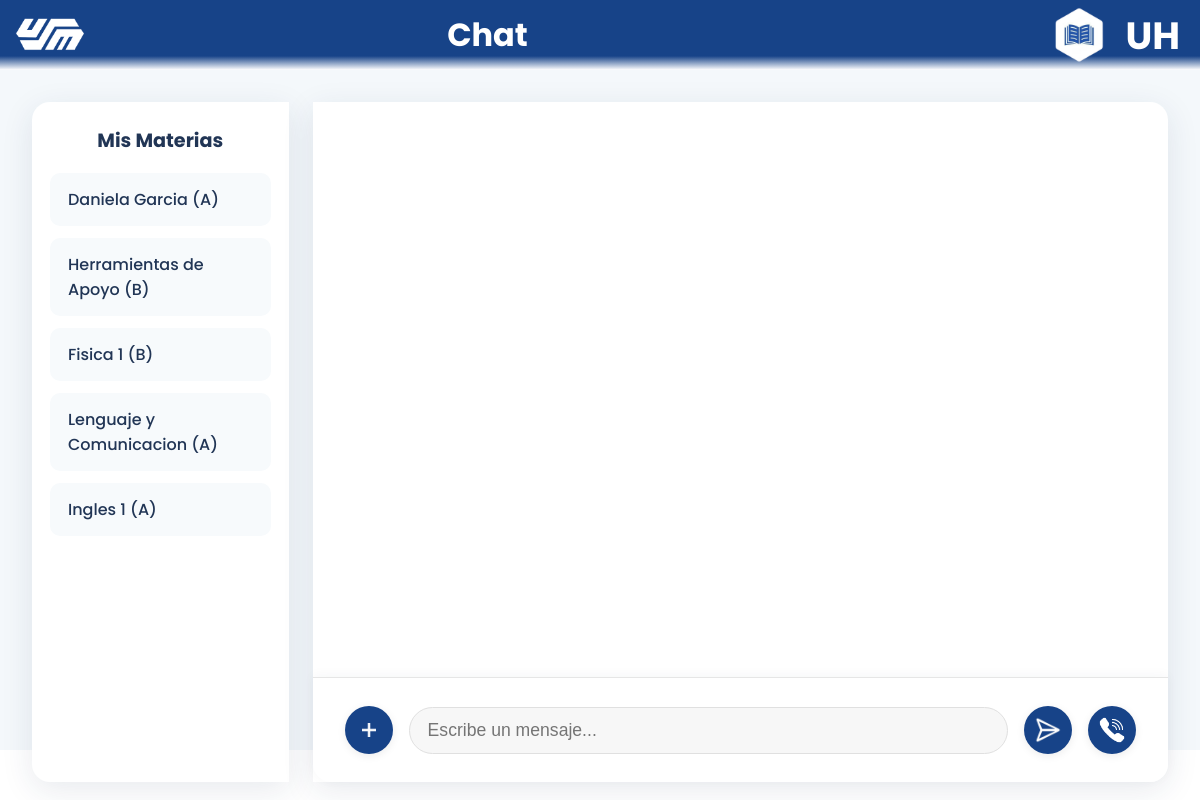
Screenshot of /chat.php (signed in) with the database file from the repository.
### tables this page shows
CREATE TABLE IF NOT EXISTS `materias` (
  `id` int NOT NULL AUTO_INCREMENT,
  `nombre` varchar(100) DEFAULT NULL,
  `salon` varchar(50) DEFAULT NULL,
  `id_profesor` int DEFAULT NULL,
  `creditos` int NOT NULL,
  `semestre` int NOT NULL,
  `seccion` varchar(50) NOT NULL,
  PRIMARY KEY (`id`),
  KEY `fk_profesor` (`id_profesor`)
);

### chat.php (the view, shortened to what this page needs)
<!DOCTYPE html>
<html lang="es">
<head>
    <link rel="stylesheet" href="css/style.css">
    <link rel="stylesheet" href="css/principalalumnostyle.css">
    <link rel="stylesheet" href="css/chat.css">
    <link rel="stylesheet" href="css/chat_actions.css">
</head>
<body>
    <div class="cabecera cabecera-chat">
        <button type="button" id="logoButton">
            <img src="css/logo.png" alt="Logo">
        </button>
        <div class="nombremateria">
            <h1><?php echo htmlspecialchars($_SESSION['nombremateria'] ?? 'Chat') ?></h1>
        </div>
        <div class="logoempresa">
            <img src="css/logounihubblanco.png" alt="Logo" class="logounihub">
            <p>UH</p>
        </div>
    </div>
    <?php include 'menu_alumno.php'; ?>
    <div class="chat-dashboard-area">
        <?php
        require 'conexion.php';
        $id_usuario = $_SESSION['idusuario'];
        $materias = [];
        $materia_actual = isset($_SESSION['idmateria']) ? $_SESSION['idmateria'] : null;
        $sql = "SELECT m.id, m.nombre, m.seccion FROM inscripciones i JOIN materias m ON i.id_materia = m.id WHERE i.id_estudiante = ?";
        $stmt = $conn->prepare($sql);
        $stmt->bind_param("i", $id_usuario);
        $stmt->execute();
        $result = $stmt->get_result();
        while ($row = $result->fetch_assoc()) {
            $materias[] = $row;
        }
        ?>
        <div class="sidebar-materias">
            <h2>Mis Materias</h2>
            <div class="lista-materias">
                <?php foreach ($materias as $mat): ?>
                    <div class="materia-item<?php if ($materia_actual == $mat['id'])
                        echo ' selected'; ?>"
                        onclick="window.location.href='dirigirchat.php?valor=<?php echo $mat['id']; ?>'">
                        <?php echo htmlspecialchars($mat['nombre']) . ' (' . htmlspecialchars($mat['seccion']) . ')'; ?>
                    </div>
                <?php endforeach; ?>
            </div>
        </div>
        <div class="chat-dashboard-main">
            <div class="chat-dashboard-messages" id="chat-box">
            </div>
            <div class="chat-entry-wrapper">
                <div class="chat-dashboard-entry">
                    <button id="upload-button" class="button" title="Subir archivo o imagen">
                        <img src="css/plus-pequeno.png" alt="Upload">
                    </button>
                    <input type="text" id="message" placeholder="Escribe un mensaje..." maxlength="1000" />
                    <button id="send-button" class="button" title="Enviar mensaje">
                        <img src="css/enviar-mensaje.png" alt="Send">
                    </button>
                    <button id="call-button" class="button" title="Llamada">
                        <img src="css/llamada_alumno.png" alt="Call">
                    </button>
                </div>
            </div>
        </div>
    </div>
</body>
</html>

### css/style.css (style rules this page uses)
* { margin: 0; padding: 0; box-sizing: border-box; }
.button { width: 170px; height: 45px; font-size: 15px; border: none; border-radius: 25px; cursor: pointer; margin-top: 10px; background-color: #0d65e4; transition: background-color 0.35s ease-in-out; color: white; }

### css/principalalumnostyle.css (style rules this page uses)
.cabecera { width: 100%; height: 70px; background: linear-gradient( to bottom, #174388 0%, #174388 80%, transparent 100% ); display: flex; align-items: center; flex-direction: row; align-content: center; justify-content: flex-end; }
.cabecera button img { width: 70px; height: auto; }
.cabecera button { position: absolute; background-color: transparent; border: none; left: 15px; cursor: pointer; user-select: none; }
.cabecera p { font-family: "Poppins", sans-serif; font-size: 38px; color: white; position: absolute; right: 20px; user-select: none; font-weight: 700; }
.logoempresa img { width: 70px; height: auto; }
.logoempresa { display: flex; flex-direction: row; width: 225px; height: auto; align-items: center; }
:root { --background-color: white; --text-color: black; }
body { background-color: var(--background-color); color: var(--text-color); height: 100vh; transition: 1s background-color ease-in-out; }

### css/chat.css (style rules this page uses)
html, body { height: 100%; margin: 0; overflow: hidden; }
body { font-family: "Poppins", sans-serif; --fondo: white; display: flex; flex-direction: column; height: 100vh; --fondorespuesta: #f1f1f1; --color-texto-reply: #333; background: #f4f8fb; transition: background 0.3s ease; }
#logoButton { order: 1; }
.nombremateria { order: 2; flex-grow: 1; text-align: center; margin-left: 0; color: white; }
.logoempresa { order: 3; display: flex; align-items: center; justify-content: center; }
#chat-box { background-color: var(--fondo); width: 99%; padding: 10px; height: 100%; overflow-y: auto; display: flex; flex-direction: column; gap: 8px; border-radius: 10px; transition: background-color 0.5s ease-in-out; padding-bottom: 65px; }
.button { background-color: #007bff; color: white; border: none; padding: 10px 20px; margin: 10px 0; cursor: pointer; font-size: 16px; border-radius: 5px; transition: background-color 0.3s; }
.cabecera { display: flex; justify-content: space-between; align-items: center; padding: 10px; }
.cabecera-chat { justify-content: center; }
.cabecera-chat #logoButton { order: 1; }
.cabecera-chat .nombremateria { order: 2; flex-grow: 1; text-align: center; margin-left: 0; }
.cabecera-chat .logoempresa { order: 3; display: flex; align-items: center; justify-content: center; }

### rows the page displays
materias: nombre "Daniela Garcia", seccion "A"
materias: nombre "Herramientas de Apoyo", seccion "B"
materias: nombre "Fisica 1", seccion "B"
materias: nombre "Lenguaje y Comunicacion", seccion "A"
materias: nombre "Ingles 1", seccion "A"

### other values shown
$_SESSION['nombremateria'] "Chat"
